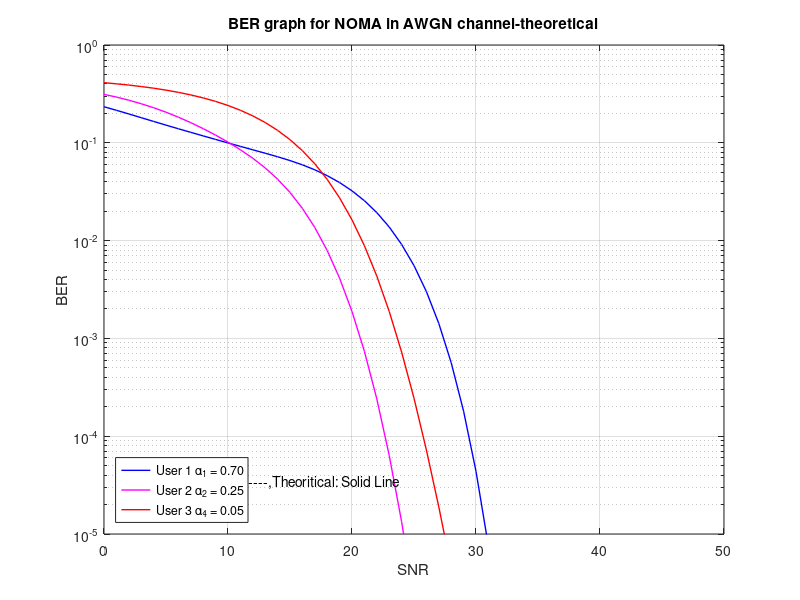

This figure's MATLAB source:
clear, clc;
P=1;
[a1, a2, a3] = deal(0.70, 0.25, 0.05);
a=[a1, a2, a3];
[A1, A2 ,A3] = deal(sqrt(P*a1),sqrt(P*a2),sqrt(P*a3));
A=[A1, A2 ,A3];
SNR = 0:50;
variance=10.^(-SNR./10);
mtx1=[1 1 1;1 -1 1;1 1 -1;1 -1 -1];
mtx2=[1 1;1 -1];
mtx3=1;
M=3;OMEGA=1;zeta=0.001;
[ls1, ls2, ls3]=deal(4, 2, 1);
[sumt1, sumt2,sumt3]=deal(0,0,0);
gamma=P./variance;
%correct power
for h =1:M 
        mtx1(:,h)=mtx1(:,h)*A(h);
end
for h =1:M-1 
        mtx2(:,h)=mtx2(:,h)*A(h+1);
end
mtx3=A(3)*mtx3;
%Summation
for j=1:ls1
    
    Y=mtx1(j,:);
    beta=sum(Y)/sqrt(P);
    omega2=OMEGA*zeta*0;
    betaplus=beta.*sqrt(P./(P+gamma*omega2));
    sumt1=sumt1+qfunc(betaplus.*sqrt(gamma));
    
end
for j=1:ls2
    Y=mtx2(j,:);
    beta=sum(Y)/sqrt(P);
    omega2=OMEGA*zeta*(0.70);
    betaplus=beta.*sqrt(P./(P+gamma*omega2));%*0.5
    sumt2=sumt2+qfunc(betaplus.*sqrt(gamma));

end
for j=1:ls3
    Y=mtx3(j,:);
    beta=sum(Y)/sqrt(P);
    omega2=OMEGA*zeta*(0.70+0.25);
    betaplus=beta.*sqrt(P./(P+gamma*omega2));%*0.7
    sumt3=sumt3+qfunc(betaplus.*sqrt(gamma));

end
k1=1/(ls1)*sumt1;
k2=1/(ls2)*sumt2;
k3=1/(ls3)*sumt3;
figure(1)
colorstring = 'bmr';
semilogy(SNR,k1,'-','Color', colorstring(1),'LineWidth',1)
ylim([10^(-5) 1])
hold on;grid on;
semilogy(SNR,k2,'-','Color', colorstring(2),'LineWidth',1)%+5
semilogy(SNR,k3,'-','Color', colorstring(3),'LineWidth',1)
legend('User 1 \alpha_1 = 0.70','User 2 \alpha_2 = 0.25','User 3 \alpha_4 = 0.05','Location','southwest');
txt1 = 'Simulation -----,Theoritical: Solid Line';
text(6,3.43e-05,txt1)
title('BER graph for NOMA in AWGN channel-theoretical');
xlabel('SNR');
ylabel('BER');
